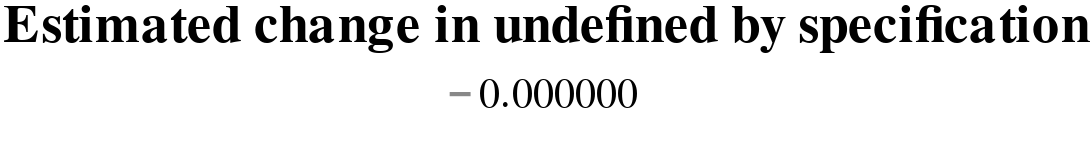

The Vega-Lite source for this figure:
### Vega specification from a JSON file in a GitHub repository (floating-point values rounded to 4 significant figures)
{"$schema": "https://vega.github.io/schema/vega/v5.10.json", "description": "Vega scatter plot chart template for specification effect.", "data": [{"name": "specifications"}, {"name": "inactiveCounts", "source": "specifications", "transform": [{"type": "fold", "fields": ["causalModel", "estimator", "population", "treatment"], "as": ["group", "feature"]}, {"type": "filter", "expr": "indexof(inactiveSpecifications,datum.id) >= 0"}, {"type": "aggregate", "groupby": ["id"]}]}, {"name": "marked", "source": "specifications", "transform": [{"type": "lookup", "from": "inactiveCounts", "key": "id", "fields": ["id"], "values": ["count"], "as": ["inactiveFeatureCount"], "default": 0}]}, {"name": "hovered", "source": "marked", "transform": [{"type": "filter", "expr": "datum.id === hoveredId"}]}, {"name": "active", "source": "marked", "transform": [{"type": "filter", "expr": "datum.inactiveFeatureCount === 0"}]}, {"name": "inactive", "source": "marked", "transform": [{"type": "filter", "expr": "datum.inactiveFeatureCount > 0"}]}, {"name": "stats", "source": "active", "transform": [{"type": "aggregate", "fields": ["estimatedEffect", "estimatedEffect"], "ops": ["mean", "median"], "as": ["mean", "median"]}]}], "signals": [{"name": "hoveredId"}, {"name": "selectedId"}, {"name": "outcome"}, {"name": "showMedian"}, {"name": "showMean"}, {"name": "showConfidenceInterval"}, {"name": "refutationColors", "value": []}, {"name": "inactiveFeatures", "value": []}, {"name": "inactiveSpecifications", "value": []}], "scales": [{"name": "x", "type": "linear", "nice": false, "zero": false, "padding": 10, "domain": {"data": "marked", "field": "id"}, "range": [0, {"signal": "width - 5"}]}, {"name": "y", "type": "linear", "nice": true, "domain": {"fields": [{"data": "specifications", "field": "c95Lower"}, {"data": "specifications", "field": "c95Upper"}, {"data": "marked", "field": "estimatedEffect"}]}, "range": {"signal": "[height-8, 12]"}}, {"name": "refutationLegend", "type": "ordinal", "range": {"signal": "refutationColors"}}], "legends": [{"orient": "right", "fill": "refutationLegend", "offset": 5, "zindex": 1, "labelFontSize": 12}], "axes": [{"scale": "x", "domain": false, "ticks": false, "orient": "bottom", "titlePadding": 5, "title": "", "labels": false}, {"scale": "y", "grid": false, "domain": false, "orient": "right"}], "title": {"text": {"signal": "'Estimated change in ' + outcome + ' by specification'"}}, "marks": [{"name": "selectedColumn", "type": "rect", "encode": {"update": {"xc": {"scale": "x", "signal": "selectedId"}, "width": {"value": 10}, "height": {"signal": "height"}, "fillOpacity": {"signal": "selectedId ? 0.2 : 0"}}}}, {"name": "confidenceIntervalArea", "type": "rect", "from": {"data": "specifications"}, "encode": {"enter": {"x": {"scale": "x", "field": "id"}, "y": {"scale": "y", "field": "c95Upper"}, "y2": {"scale": "y", "field": "c95Lower"}}, "update": {"stroke": {"signal": "refutationColors[+datum.refutationResult + 1]"}, "strokeOpacity": {"signal": "showConfidenceInterval ? (indexof(inactiveFeatures,datum.key) < 0 && indexof(inactiveSpecifications, datum.id) < 0) ? 1 : 0.1 : 0"}}}}, {"name": "hoveredColumn", "type": "rect", "encode": {"update": {"xc": {"scale": "x", "signal": "hoveredId"}, "width": {"value": 10}, "height": {"signal": "height"}, "fillOpacity": {"signal": "hoveredId ? 0.1 : 0"}}}}, {"name": "activeEffectColumns", "type": "rect", "from": {"data": "active"}, "encode": {"update": {"xc": {"scale": "x", "field": "id"}, "width": {"value": 15}, "height": {"signal": "height"}, "fillOpacity": {"value": 0.001}}}}, {"name": "activeEffects", "type": "symbol", "from": {"data": "active"}, "encode": {"update": {"x": {"scale": "x", "field": "id"}, "y": {"scale": "y", "field": "estimatedEffect"}, "size": {"value": 25}, "fill": {"signal": "refutationColors[+datum.refutationResult + 1]"}}}}, {"name": "inactiveEffects", "type": "symbol", "from": {"data": "inactive"}, "encode": {"update": {"x": {"scale": "x", "field": "id"}, "y": {"scale": "y", "field": "estimatedEffect"}, "size": {"value": 35}}}}, {"name": "hoveredLabel", "type": "text", "from": {"data": "hovered"}, "encode": {"update": {"x": {"scale": "x", "field": "id"}, "y": {"signal": "datum.c95Upper ? scale('y', datum.c95Upper) - 5 : scale('y', datum.estimatedEffect) -8"}, "text": {"signal": "(round(datum.estimatedEffect * 1000) / 1000)"}, "align": {"value": "center"}}}}, {"name": "zero", "type": "rule", "encode": {"update": {"x": {"value": 0}, "x2": {"signal": "width"}, "y": {"scale": "y", "value": 0}, "strokeWidth": {"value": 1}, "strokeOpacity": {"value": 0.15}}}}, {"name": "median", "type": "rule", "from": {"data": "stats"}, "encode": {"update": {"x": {"value": 0}, "x2": {"signal": "width"}, "y": {"scale": "y", "field": "median"}, "strokeWidth": {"value": 1}, "strokeOpacity": {"signal": "showMedian ? 1 : 0"}}}}, {"name": "mean", "type": "rule", "from": {"data": "stats"}, "encode": {"update": {"x": {"value": 0}, "x2": {"signal": "width"}, "y": {"scale": "y", "field": "mean"}, "strokeWidth": {"value": 1}, "strokeOpacity": {"signal": "showMean ? 1 : 0"}}}}, {"name": "medianLegend", "type": "group", "encode": {"update": {"x": {"value": 4}, "y": {"value": 8}}}, "marks": [{"name": "medianLegendLine", "type": "rule", "from": {"data": "stats"}, "encode": {"update": {"x": {"value": 0}, "x2": {"value": 20}, "strokeWidth": {"value": 1}}}}, {"name": "medianLabel", "type": "text", "from": {"data": "stats"}, "encode": {"update": {"text": {"signal": "'Median effect (' + (round(datum.median * 1000) / 1000) + ')'"}, "x": {"value": 24}, "baseline": {"value": "middle"}, "fontSize": {"value": 12}}}}]}, {"name": "meanLegend", "type": "group", "encode": {"update": {"x": {"value": 4}, "y": {"value": 24}}}, "marks": [{"name": "meanLegendLine", "type": "rule", "from": {"data": "stats"}, "encode": {"update": {"x": {"value": 0}, "x2": {"value": 20}, "strokeWidth": {"value": 1}}}}, {"name": "meanLabel", "type": "text", "from": {"data": "stats"}, "encode": {"update": {"text": {"signal": "'Mean effect (' + (round(datum.mean * 1000) / 1000) + ')'"}, "x": {"value": 24}, "baseline": {"value": "middle"}, "fontSize": {"value": 12}}}}]}]}
